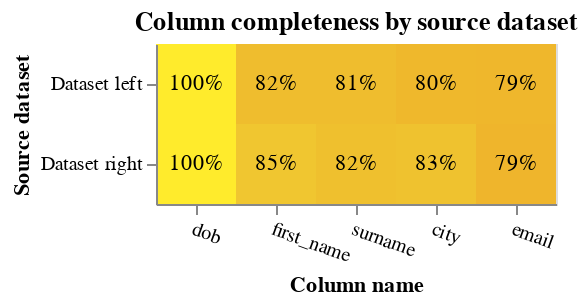

This figure's notebook cell:
### Code cell
from splink.exploratory import completeness_chart

completeness_chart(
    [duplicated_persons_l_df, duplicated_persons_r_df],
    cols=["first_name", "surname", "dob", "city", "email"],
    db_api=db_api,
    table_names_for_chart=["Dataset left", "Dataset right"],
)

### Figure 1 — Vega-Lite specification as saved in the notebook (floating-point values rounded to 4 significant figures)
{"config": {"view": {"continuousWidth": 400, "continuousHeight": 300}}, "layer": [{"mark": "rect", "encoding": {"color": {"field": "completeness", "legend": null, "scale": {"scheme": "darkred", "zero": true}, "type": "quantitative"}, "tooltip": [{"field": "source_dataset", "title": "Source dataset", "type": "nominal"}, {"field": "total_rows_inc_nulls", "format": ",", "title": "# of records", "type": "quantitative"}, {"field": "column_name", "title": "Column name", "type": "nominal"}, {"field": "total_null_rows", "format": ",", "title": "# of nulls", "type": "quantitative"}, {"field": "completeness", "format": ".1%", "type": "quantitative"}], "x": {"axis": {"labelAngle": 20}, "field": "column_name", "sort": {"field": "mean_comp", "order": "descending"}, "title": "Column name", "type": "nominal"}, "y": {"field": "source_dataset", "title": "Source dataset", "type": "nominal"}}, "title": "Column completeness by source dataset", "transform": [{"joinaggregate": [{"op": "mean", "field": "completeness", "as": "mean_comp"}], "groupby": ["column_name"]}]}, {"mark": {"type": "text"}, "encoding": {"color": {"condition": {"test": "datum['completeness'] < 0.5", "value": "white"}, "value": "black"}, "text": {"field": "completeness", "format": ".0%", "type": "quantitative"}, "x": {"axis": {"labelAngle": 0}, "field": "column_name", "sort": {"field": "mean_comp", "order": "descending"}, "type": "nominal"}, "y": {"field": "source_dataset", "type": "nominal"}}, "transform": [{"joinaggregate": [{"op": "mean", "field": "completeness", "as": "mean_comp"}], "groupby": ["column_name"]}]}], "data": {"name": "data-064312de0560641acb8b92b65c095010"}, "height": {"step": 40}, "width": {"step": 40}, "$schema": "https://vega.github.io/schema/vega-lite/v5.9.3.json", "datasets": {"data-064312de0560641acb8b92b65c095010": [{"source_dataset": "Dataset left", "column_name": "first_name", "total_null_rows": 94, "total_rows_inc_nulls": 510, "completeness": 0.8157}, {"source_dataset": "Dataset right", "column_name": "first_name", "total_null_rows": 75, "total_rows_inc_nulls": 490, "completeness": 0.8469}, {"source_dataset": "Dataset left", "column_name": "surname", "total_null_rows": 95, "total_rows_inc_nulls": 510, "completeness": 0.8137}, {"source_dataset": "Dataset right", "column_name": "surname", "total_null_rows": 86, "total_rows_inc_nulls": 490, "completeness": 0.8245}, {"source_dataset": "Dataset left", "column_name": "dob", "total_null_rows": 0, "total_rows_inc_nulls": 510, "completeness": 1.0}, {"source_dataset": "Dataset right", "column_name": "dob", "total_null_rows": 0, "total_rows_inc_nulls": 490, "completeness": 1.0}, {"source_dataset": "Dataset left", "column_name": "city", "total_null_rows": 104, "total_rows_inc_nulls": 510, "completeness": 0.7961}, {"source_dataset": "Dataset right", "column_name": "city", "total_null_rows": 83, "total_rows_inc_nulls": 490, "completeness": 0.8306}, {"source_dataset": "Dataset left", "column_name": "email", "total_null_rows": 106, "total_rows_inc_nulls": 510, "completeness": 0.7922}, {"source_dataset": "Dataset right", "column_name": "email", "total_null_rows": 105, "total_rows_inc_nulls": 490, "completeness": 0.7857}]}}
